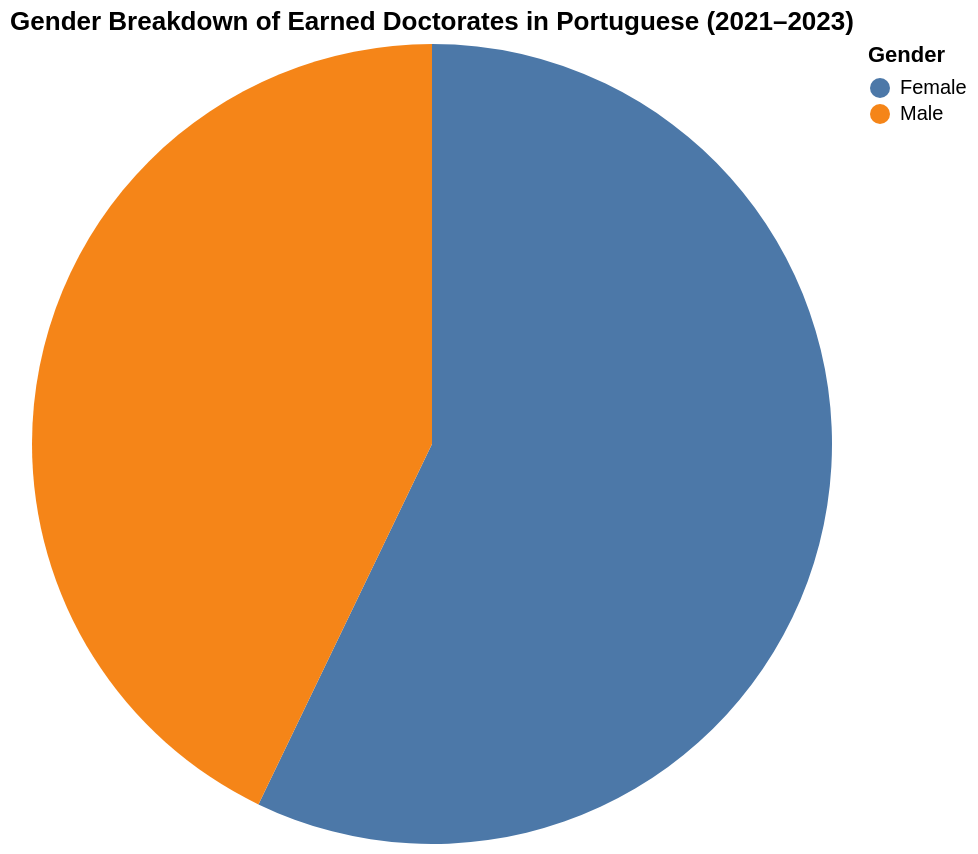

The code cell stored with this chart in its notebook:
### Markdown cell above
</div>

<div class="text-box">
    
## Earned Doctorates in Portuguese by Sex

### Code cell
#| code-fold: true

gender_df = df[df["Major"].isin(majors2)]


gender_agg = (
    gender_df.groupby("Sex")["Awards/Degrees Conferred"]
    .sum()
    .reset_index()
)


pie_chart = alt.Chart(gender_agg).mark_arc().encode(
    theta=alt.Theta(field="Awards/Degrees Conferred", type="quantitative"),
    color=alt.Color(field="Sex", type="nominal", legend=alt.Legend(title="Gender")),
    tooltip=["Sex", "Awards/Degrees Conferred"]
).properties(
    title="Gender Breakdown of Earned Doctorates in Portuguese (2021–2023)",
    width=400,
    height=400
)



pie_chart

### Figure 1 — Vega-Lite specification as saved in the notebook (floating-point values rounded to 4 significant figures)
{"config": {"view": {"continuousWidth": 300, "continuousHeight": 300}}, "data": {"name": "data-f2ea78511fd21900e4bb12ad4afaf880"}, "mark": {"type": "arc"}, "encoding": {"color": {"field": "Sex", "legend": {"title": "Gender"}, "type": "nominal"}, "theta": {"field": "Awards/Degrees Conferred", "type": "quantitative"}, "tooltip": [{"field": "Sex", "type": "nominal"}, {"field": "Awards/Degrees Conferred", "type": "quantitative"}]}, "height": 400, "title": "Gender Breakdown of Earned Doctorates in Portuguese (2021–2023)", "width": 400, "$schema": "https://vega.github.io/schema/vega-lite/v5.14.1.json", "datasets": {"data-f2ea78511fd21900e4bb12ad4afaf880": [{"Sex": "Female", "Awards/Degrees Conferred": 4}, {"Sex": "Male", "Awards/Degrees Conferred": 3}]}}
